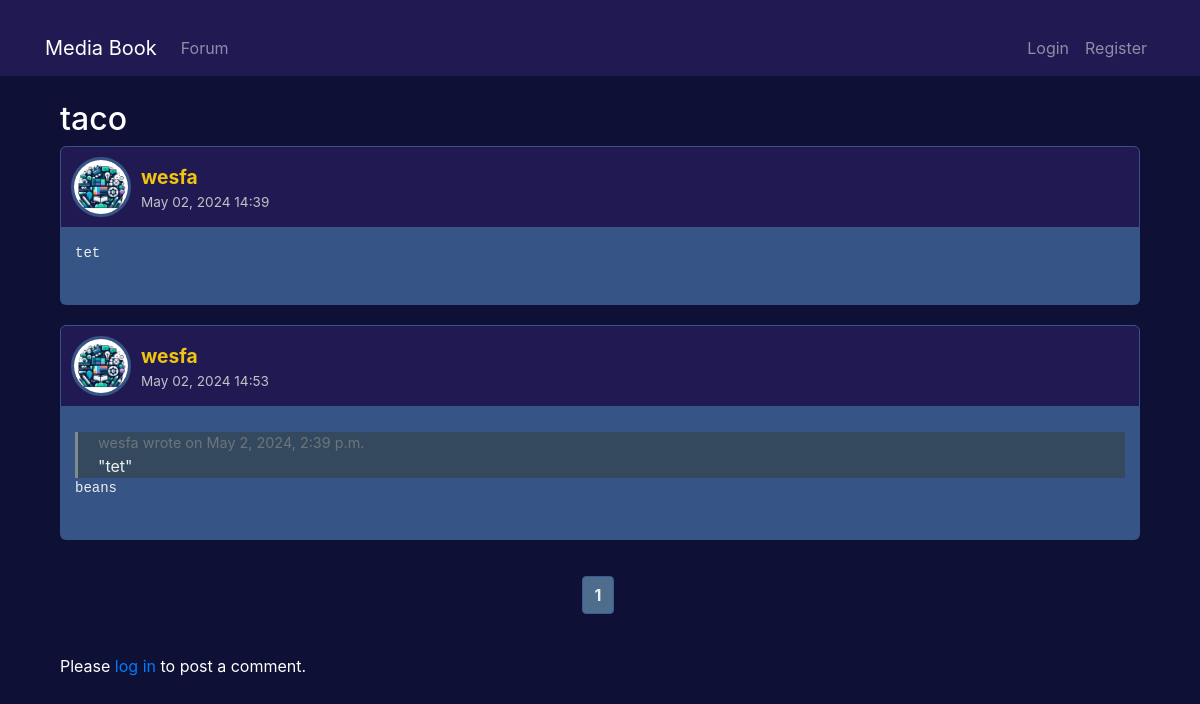
The app's page /forum/thread/1/ with its own data.
### Forum/models.py (models this page shows, shortened)
class Thread(models.Model):
    page = models.ForeignKey(Page, on_delete=models.CASCADE)
    title = models.CharField(max_length=200)
    original_poster = models.ForeignKey(User, on_delete=models.CASCADE, null=True, blank=True, related_name='created_threads')
    subscribers = models.ManyToManyField(User, related_name='subscribed_threads', blank=True)
    created_at = models.DateTimeField(auto_now_add=True)
    latest_comment_time = models.DateTimeField(null=True, blank=True)
    latest_comment_username = models.CharField(max_length=100, null=True, blank=True)

class Comment(models.Model):
    thread = models.ForeignKey(Thread, on_delete=models.CASCADE, related_name='comment')
    user = models.ForeignKey(User, on_delete=models.CASCADE)
    content = models.TextField()
    testtext = models.CharField(max_length=100)
    created_at = models.DateTimeField(auto_now_add=True)
    last_edited = models.DateTimeField(null=True, blank=True)
    likes = models.ManyToManyField(User, related_name='liked_comments', blank=True)
    parent = models.ForeignKey('self', on_delete=models.CASCADE, null=True, blank=True)

### ProfileApp/models.py (models this page shows, shortened)
class Profile(models.Model):
    user = models.OneToOneField(User, on_delete=models.CASCADE)
    profile_picture = models.ImageField(upload_to='profile_pics', default='profile_pics/default.png')
    personal_info = models.TextField(max_length=500, blank=True)
    firstName = models.TextField(max_length=25, blank=True)
    lastName = models.TextField(max_length=25, blank=True)
    displayName = models.BooleanField(default=False)
    email = models.EmailField(max_length=100, blank=True)
    displayEmail = models.BooleanField(default=False)
    phoneNumber = models.CharField(max_length=10, blank=True)
    displayNumber = models.BooleanField(default=False)

### Forum/views.py (the view)
# urls.py: path('thread/<int:thread_id>/', views.thread_detail, name='thread_detail'),
def thread_detail(request, thread_id, comment_id=None):
    thread = get_object_or_404(Thread, id=thread_id)
    comments_list = Comment.objects.filter(thread=thread).order_by('created_at')
    per_page = 15
    paginator = Paginator(comments_list, per_page)
    if comment_id:
        comment = Comment.objects.get(id=comment_id)
        try:
            comment_ids = comments_list.values_list('id', flat=True)
            comment_index = list(comment_ids).index(comment.id)
            page_number = comment_index // per_page + 1
        except (ValueError, Comment.DoesNotExist):
            page_number = 1
    else:
        page_number = request.GET.get('page', 1)
    try:
        comments = paginator.page(page_number)
    except PageNotAnInteger:
        comments = paginator.page(1)
    except EmptyPage:
        comments = paginator.page(paginator.num_pages)
    return render(request, 'thread_details.html', {
        'thread': thread,
        'comments': comments,
        'form': CommentForm(),
    })

### Forum/context_processors.py (called while the page is built)
def notifications(request):
    if request.user.is_authenticated:
        return {
            'global_notifications': Notification.objects.filter(to_user=request.user, is_read=False).order_by('-date')
        }
    return {}

### Forum/templates/thread_details.html (shortened to what this page needs)
{% extends 'base.html' %}
{% block content %}
<div class="container">
  <div class="row">
    <div class="col-md-12 comment-section">
      <h2 class="text-white">{{ thread.title }}
      </h2>
      {% for comment in comments %}
      <div class="comment-wrapper">
        <div class="comment-header">
          {% if comment.user.profile.profile_picture %}
            <a href="{% url 'ProfileApp:public_profile' comment.user.username %}">
              <img src="{{ comment.user.profile.profile_picture.url }}" alt="{{ comment.user.username }}'s profile picture" class="profile-picture">
            </a>
          {% else %}
          {% load static %}
          {% endif %}
          <div class="comment-details">
            <a href="{% url 'ProfileApp:public_profile' comment.user.username %}">
              <span class="comment-author">{{ comment.user.username }}</span>
            </a>
            <div class="comment-metadata">
              <span>{{ comment.created_at|date:"M d, Y H:i" }}</span>
            </div>
          </div>
        </div>
        <div class="comment-body">
          {% if comment.parent %}
          <div class="reply-section">
            <div class="reply-wrapper">
              <div class="reply-header">
                <span class="text-muted">{{comment.parent.user }} wrote on {{ comment.parent.created_at|date:"F j, Y, g:i a" }}</span>
              </div>
              <div class="comment-content">
                "{{ comment.parent.content|truncatewords:20 }}"
              </div>
            </div>
          </div>
          {% endif %}
          {% autoescape off %}
            <pre>{{ comment.content }}</pre>
          {% endautoescape %}
        <div class="comment-actions">
        </div>
      </div>
      </div>
      {% endfor %}
  <div class="text-center">
    <nav aria-label="Page navigation example">
        <ul class="pagination justify-content-center">
            {% for num in comments.paginator.page_range %}
                {% if num >= comments.number|add:'-3' and num <= comments.number|add:'3' %}
                    <li class="page-item {% if num == comments.number %}active{% endif %}">
                        <a class="page-link" href="{% url 'thread_detail' thread.id %}?page={{ num }}">{{ num }}</a>
                    </li>
                {% endif %}
            {% endfor %}
        </ul>
    </nav>
  </div>
  {% if user.is_authenticated %}
  <div class="comment-form-wrapper">
    <h5>Leave a Comment</h5>
    <form method="post" action="{% url 'create_comment' thread.id %}">
      {% csrf_token %}
      <textarea name="content" class="comment-form-textarea" placeholder="Write your comment here..."></textarea>
      <button type="submit" class="btn">Post Comment</button>
    </form>
  </div>
  {% else %}
  <p class="mt-4">Please <a href="{% url 'login' %}">log in</a> to post a comment.</p>
  {% endif %}
    </div>
  </div>
</div>
{% endblock %}

### Forum/templates/thread_details.html (style rules this page uses)
.container { margin-top: 20px; }
.comment-header { background-color: var(--Section-Color); color: #ecf0f1; padding: 10px; border-top-left-radius: 6px; border-top-right-radius: 6px; display: flex; align-items: center; justify-content: space-between; border: 1px solid var(--Third-Color); }
.comment-body { background-color: var(--Third-Color); padding: 15px; border-bottom-left-radius: 6px; border-bottom-right-radius: 6px; }
.comment-wrapper { margin-bottom: 20px; border-radius: 6px; }
.profile-picture { width: 60px; height: 60px; border-radius: 50%; margin-right: 10px; border: 3px solid var(--Third-Color); object-fit: cover; }
.comment-details { flex-grow: 1; }
.comment-author { font-size: 1.2rem; color: #f1c40f; font-weight: bold; margin-right: 5px; }
.comment-metadata { font-size: 0.85rem; color: #bdc3c7; }
.comment-body { font-size: 1rem; color: #ecf0f1 !important; }
.comment-actions { display: flex; gap: 10px; justify-content: flex-end; padding-top: 10px; }
.reply-section { margin-top: 10px; padding-left: 20px; border-left: 3px solid #7f8c8d; background: #34495e; }
.reply-header { display: flex; align-items: center; font-size: 0.9rem; color: #95a5a6; }
pre { white-space: pre-wrap; color: #ecf0f1; }

### records on screen
Thread: title "taco"
Comment: user.profile.profile_picture (placeholder picture), user.username "wesfa", created_at "May 02, 2024 14:39", content "tet"
Comment: user.profile.profile_picture (placeholder picture), user.username "wesfa", created_at "May 02, 2024 14:53", parent.user "wesfa", parent.created_at "May 2, 2024, 2:39 p.m.", parent.content "tet", content "beans"

### other values on screen
{{ num }} "1"
